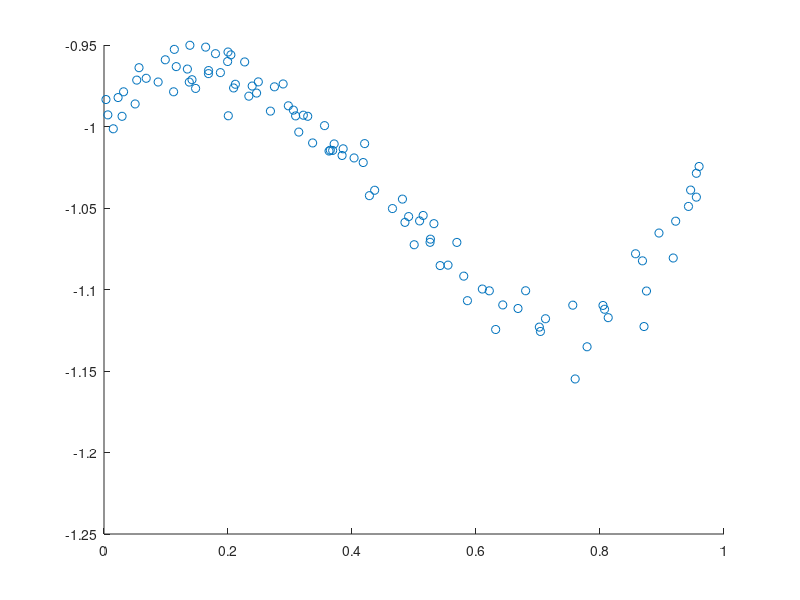

Recreate this plot in MATLAB. (Note: this script raises an error after producing the figure.)
%%
%
%  Copyright : Copyright (c) MOSEK ApS, Denmark. All rights reserved.
%
%  File :      normex.m
%
%  Purpose:   Demonstrates various norm minimization problems
%
%             * least squares regression
%             * ridge regularization
%             * lasso regularization
%             * p-norm minimization
%
%%

% This function runs a few examples
function normex()
% Create some random data
N  = 100;
x1 = sort(rand(N,1));
p  = @(t) 1.5*t.^3-2*t.^2+0.5*t.^1-1;
y1 = p(x1) + 0.01*randn(N,1);
xp = smallVander(x1, 5);
figure(1);
scatter(x1, y1);
hold on

% Least squares regression
x = norm_lse(xp, y1, zeros(0,6), []);
plot(0:0.01:1, smallVander((0:0.01:1)', 5)*x);

% With ridge regularization
x = norm_lse_reg(xp, y1, zeros(0,6), [], 0.1);
plot(0:0.01:1, smallVander((0:0.01:1)', 5)*x);

% Quadratic ridge
x = norm_lse_reg_quad(xp, y1, zeros(0,6), [], 0.2);
plot(0:0.01:1, smallVander((0:0.01:1)', 5)*x);

% Completely random large data for lasso example
N = 100;
K = 3000;
F = sprandn(K, N, 0.5);
g = randn(K, 1);
disp(sprintf('Lasso regularization'));
for gamma=[0.01, 0.1, 0.3, 0.6, 0.9, 1.3]
   x = norm_lse_lasso(F, g, zeros(0,N), [], gamma);
   disp(sprintf('Gamma %.4f  density %.0f%%   |Fx-g|_2: %.4f', gamma, sum(abs(x)>1e-6)/N*100, norm(F*x-g)));
end

% Example with the p-norm cone for various p
% We add a far outlier to the first example
x12 = [x1; 0.73];
y12 = [y1; -0.99];
xp2 = [x12.^5, x12.^4, x12.^3, x12.^2, x12.^1, x12.^0];
figure(2);
parts = [];
labels = [];
scatter(x12, y12);
hold on
for p=[1.1, 2.0, 3.0, 6.0]
   x = norm_p_norm(xp2, y12, zeros(0,6), [], p);
   parts = [parts; plot(0:0.01:1, smallVander((0:0.01:1)', 5)*x);];
   labels = [labels; sprintf('%.1f', p)];
end
legend(parts, labels);
end

% Least squares regression
% minimize \|Fx-g\|_2
function x = norm_lse(F,g,A,b)
clear prob;
[r, res] = mosekopt('symbcon');
n = size(F,2);
k = size(g,1);
m = size(A,1);

% Linear constraints in [x; t]
prob.a   = [A, zeros(m,1)];
prob.buc = b;
prob.blc = b;
prob.blx = -inf*ones(n+1,1);
prob.bux = inf*ones(n+1,1);
prob.c   = [zeros(n,1); 1];

% Affine conic constraint
prob.f = sparse([zeros(1,n), 1; F, zeros(k,1)]);
prob.g = [0; -g];
prob.cones = [ res.symbcon.MSK_CT_QUAD k+1 ];

% Solve
[r, res] = mosekopt('minimize echo(0)', prob);
x = res.sol.itr.xx(1:n);
end

% Least squares regression with regularization
% minimize \|Fx-g\|_2 + gamma*\|x\|_2
function x = norm_lse_reg(F,g,A,b,gamma)
clear prob;
[r, res] = mosekopt('symbcon');
n = size(F,2);
k = size(g,1);
m = size(A,1);

% Linear constraints in [x; t1; t2]
prob.a   = [A, zeros(m,2)];
prob.buc = b;
prob.blc = b;
prob.blx = -inf*ones(n+2,1);
prob.bux = inf*ones(n+2,1);
prob.c   = [zeros(n,1); 1; gamma];

% Affine conic constraint
prob.f = sparse([zeros(1,n),        1, 0; ...
                 F,           zeros(k,2); ...
                 zeros(1,n),        0, 1; ...
                 eye(n),      zeros(n,2) ]);
prob.g = [0; -g; zeros(n+1,1)];
prob.cones = [ res.symbcon.MSK_CT_QUAD k+1 res.symbcon.MSK_CT_QUAD n+1 ];

% Solve
[r, res] = mosekopt('minimize echo(0)', prob);
x = res.sol.itr.xx(1:n);
end

% Least squares regression with regularization
% The "classical" quadratic version
% minimize \|Fx-g\|_2^2 + gamma*\|x\|_2^2
function x = norm_lse_reg_quad(F,g,A,b,gamma)
clear prob;
[r, res] = mosekopt('symbcon');
n = size(F,2);
k = size(g,1);
m = size(A,1);

% Linear constraints in [x; t1; t2]
prob.a   = [A, zeros(m,2)];
prob.buc = b;
prob.blc = b;
prob.blx = -inf*ones(n+2,1);
prob.bux = inf*ones(n+2,1);
prob.c   = [zeros(n,1); 1; gamma];

% Affine conic constraint
prob.f = sparse([zeros(1,n),        1, 0; ...
                 zeros(1,n+2)           ; ...
                 F,           zeros(k,2); ...
                 zeros(1,n),        0, 1; ...
                 zeros(1,n+2)           ; ...                
                 eye(n),      zeros(n,2) ]);
prob.g = [0; 0.5; -g; 0; 0.5; zeros(n,1)];
prob.cones = [ res.symbcon.MSK_CT_RQUAD k+2 res.symbcon.MSK_CT_RQUAD n+2 ];

% Solve
[r, res] = mosekopt('minimize echo(0)', prob);
x = res.sol.itr.xx(1:n);
end

% Least squares regression with lasso regularization
% minimize \|Fx-g\|_2 + gamma*\|x\|_1
function x = norm_lse_lasso(F,g,A,b,gamma)
clear prob;
[r, res] = mosekopt('symbcon');
n = size(F,2);
k = size(g,1);
m = size(A,1);

% Linear constraints in [x; u; t1; t2]
prob.a   = [A,         zeros(m,n+2)      ; ...
            eye(n),    eye(n), zeros(n,2); ...
            -eye(n),   eye(n), zeros(n,2); ...
            zeros(1,n) -ones(1,n), 0, 1 ];
prob.buc = [b; inf*ones(2*n+1,1)];
prob.blc = [b; zeros(2*n+1,1)];
prob.blx = -inf*ones(2*n+2,1);
prob.bux = inf*ones(2*n+2,1);
prob.c   = [zeros(2*n,1); 1; gamma];

% Affine conic constraint
prob.f = sparse([zeros(1,2*n), 1, 0; F, zeros(k,n+2)]);
prob.g = [0; -g];
prob.cones = [ res.symbcon.MSK_CT_QUAD k+1 ];

% Solve
[r, res] = mosekopt('minimize echo(0)', prob);
x = res.sol.itr.xx(1:n);
end

% P-norm minimization
% minimize \|Fx-g\|_p
function x = norm_p_norm(F,g,A,b,p)
clear prob;
[r, res] = mosekopt('symbcon');
n = size(F,2);
k = size(g,1);
m = size(A,1);

% Linear constraints in [x; r; t]
prob.a   = [A, zeros(m,k+1); zeros(1,n), ones(1,k), -1];
prob.buc = [b; 0];
prob.blc = [b; 0];
prob.blx = -inf*ones(n+k+1,1);
prob.bux = inf*ones(n+k+1,1);
prob.c   = [zeros(n+k,1); 1];

% Permutation matrix which picks triples (r_i, t, F_ix-g_i)
M = [];
for i=1:3
  M = [M, sparse(i:3:3*k, 1:k, ones(k,1), 3*k, k)];
end

% Affine conic constraint
prob.f = M * sparse([zeros(k,n), eye(k), zeros(k,1); zeros(k,n+k), ones(k,1); F, zeros(k,k+1)]);
prob.g = M * [zeros(2*k,1); -g];
prob.cones = [ repmat([res.symbcon.MSK_CT_PPOW, 3, 2, 1.0, p-1], 1, k) ];

% Solve
[r, res] = mosekopt('minimize echo(0)', prob);
x = res.sol.itr.xx(1:n);
end

% Just a few columns of the Vandermode matrix
function M = smallVander(v, k)
M = [];
for i=0:k 
    M = [v.^i, M];
end
end
